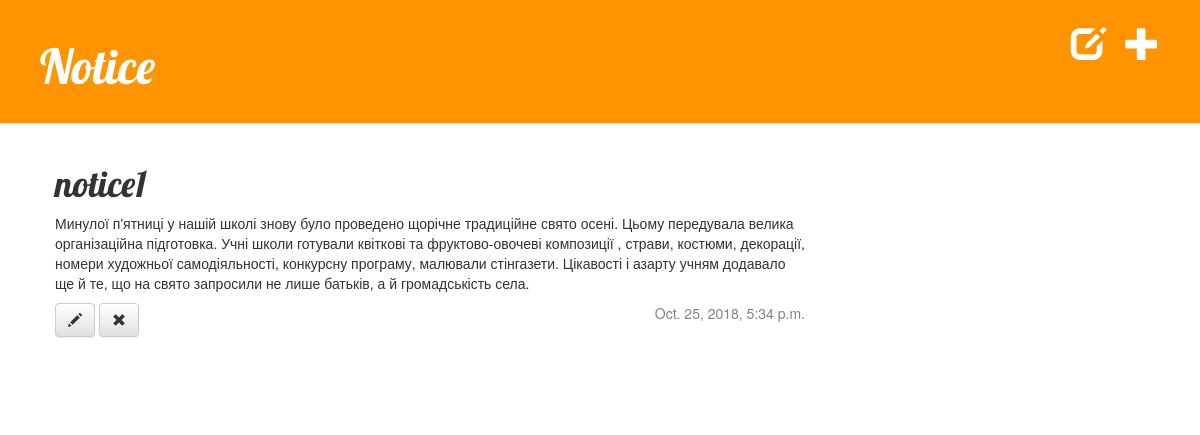
The app's page /notice/post/1/ with its own data.
### notice/models.py (models this page shows, shortened)
class Post(models.Model):
    author = models.ForeignKey('auth.User', on_delete=models.CASCADE)
    title = models.CharField(max_length=20)
    text = models.CharField(max_length=404)
    created_date = models.DateTimeField(
            default=timezone.now)
    published_date = models.DateTimeField(
            blank=True, null=True)

### notice/views.py (the view)
# urls.py: url(r'^post/(?P<pk>[0-9]+)/$', views.post_detail, name='post_detail'),
def post_detail(request, pk):
    post = get_object_or_404(Post, pk=pk)
    return render(request, 'notice/post_detail.html', {'post': post})

### notice/templates/notice/post_detail.html
{% extends 'notice/base.html' %}
{% block content %}
    <div class="post">
        <h1>{{ post.title }}</h1>
        <p>{{ post.text|linebreaksbr }}</p>
        <a class="btn btn-default" href="{% url 'post_edit' pk=post.pk %}"><span class="glyphicon glyphicon-pencil"></span></a>
        <a class="btn btn-default" href="{% url 'post_remove' pk=post.pk %}"><span class="glyphicon glyphicon-remove"></span></a>
        {% if post.published_date %}
    <div class="date">
        {{ post.published_date }}
    </div>
{% else %}
    <a class="btn btn-default" href="{% url 'post_publish' pk=post.pk %}">Publish</a>
{% endif %}
    </div>
{% endblock %}

### notice/static/css/notice.css (style rules this page uses)
h1, h2, h3, h4 { font-family: 'Lobster', cursive; }
.date { float: right; color: #828282; }
.post { margin-bottom: 70px; }

### records on screen
Post: title "notice1", text "Минулої п'ятниці у нашій школі знову було проведено щорічне традиційне свято осені. Цьому передувала велика організаційна підготовка. Учні школи готували квіткові та фруктово-овочеві композиції , страви, костюми, декорації, номери художньої самодіяльності, конкурсну програму, малювали стінгазети. Цікавості і азарту учням додавало ще й те, що на свято запросили не лише батьків, а й громадськість села.", published_date "Oct. 25, 2018, 5:34 p.m."
